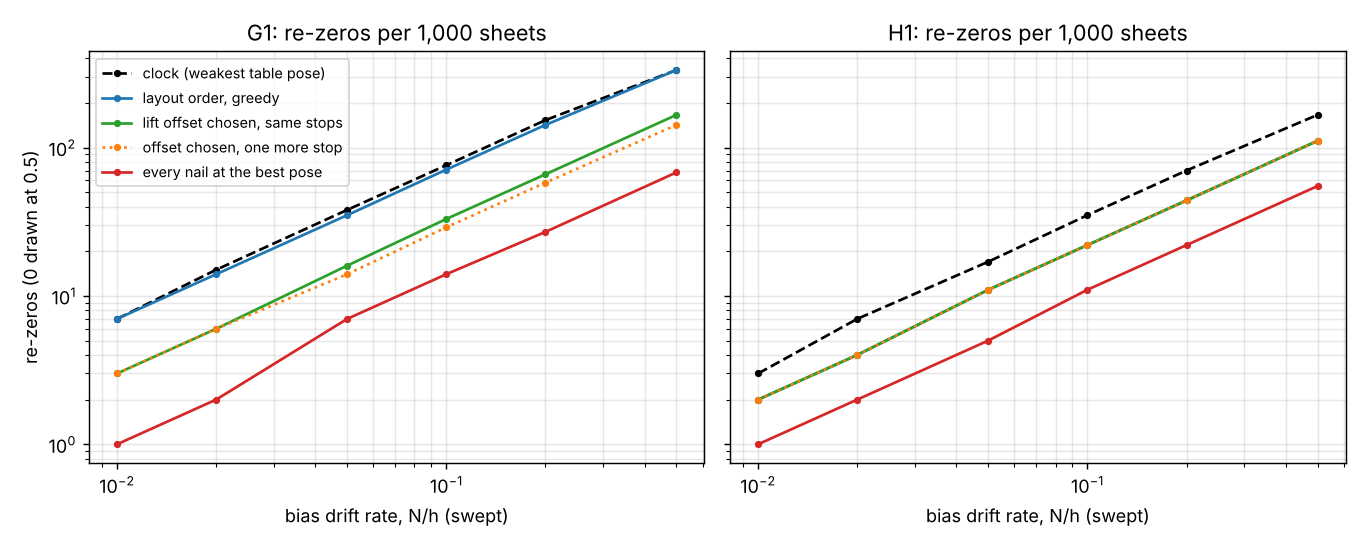

Source code (Python):
"""Figure for milestone 72: python experiments/m72_rezero/figure.py (reads results.json).

Re-zeros per 1,000 sheets against the drift rate, per policy, lateral offset zero, G1 left and H1 right."""
import json
import os

import matplotlib
matplotlib.use("Agg")
import matplotlib.pyplot as plt  # noqa: E402

HERE = os.path.dirname(os.path.abspath(__file__))
D = json.load(open(os.path.join(HERE, "results.json")))
POL = (("FIX", "clock (weakest table pose)", "k", "--"), ("LAYOUT", "layout order, greedy", "C0", "-"),
       ("BANDS k+0", "lift offset chosen, same stops", "C2", "-"), ("BANDS k+1", "offset chosen, one more stop", "C1", ":"),
       ("BEST", "every nail at the best pose", "C3", "-"))
fig, axes = plt.subplots(1, 2, figsize=(10.5, 4.2), sharey=True)
for ax, n in zip(axes, ("g1", "h1")):
    rows = D["big"][n]
    rates = sorted(rows, key=float)
    for key, lab, col, ls in POL:
        ax.plot([float(r) for r in rates], [max(rows[r][key], 0.5) for r in rates], color=col, ls=ls, marker="o", ms=3,
                label=lab)
    ax.set_xscale("log")
    ax.set_yscale("log")
    ax.set_xlabel("bias drift rate, N/h (swept)")
    ax.set_title(f"{n.upper()}: re-zeros per 1,000 sheets")
    ax.grid(alpha=0.3, which="both")
axes[0].set_ylabel("re-zeros (0 drawn at 0.5)")
axes[0].legend(fontsize=8)
fig.tight_layout()
fig.savefig(os.path.join(HERE, "figure.png"), dpi=130)
